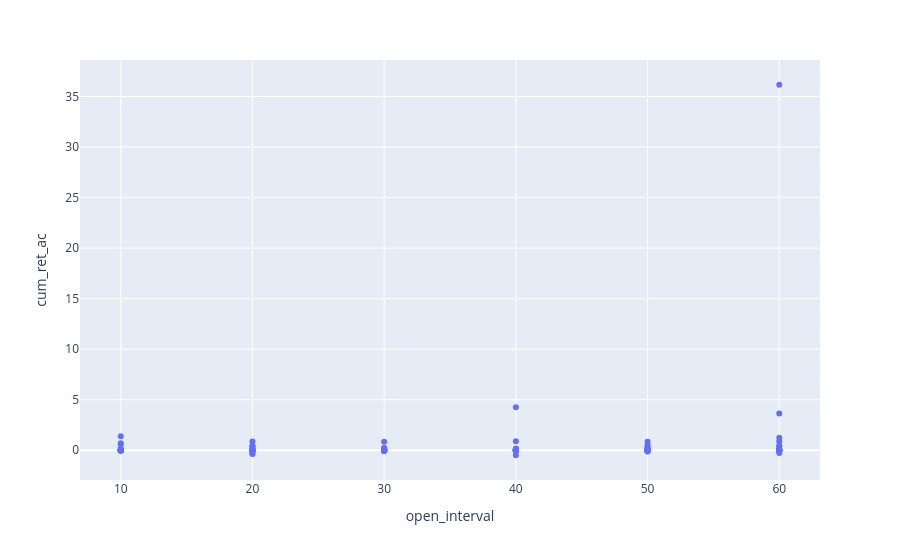

Notebook code for this chart:
### Code cell
px.scatter(performance_df.sort_values('hit_ratio'),'open_interval','cum_ret_ac')

### Figure 1 — Plotly figure (JSON) as saved in the notebook; plotly's stock layout.template omitted (floating-point values rounded to 4 significant figures; data arrays with more than 128 entries replaced by an {"elided": "..."} marker saying what was removed)
{"data": [{"hovertemplate": "open_interval=%{x}<br>cum_ret_ac=%{y}<extra></extra>", "legendgroup": "", "marker": {"color": "#636efa", "symbol": "circle"}, "mode": "markers", "name": "", "orientation": "v", "showlegend": false, "type": "scatter", "x": {"elided": "150 int values"}, "xaxis": "x", "y": {"elided": "150 float values"}, "yaxis": "y"}], "layout": {"autosize": true, "legend": {"tracegroupgap": 0}, "margin": {"t": 60}, "xaxis": {"anchor": "y", "autorange": true, "domain": [0, 1], "range": [6.978, 63.02], "title": {"text": "open_interval"}, "type": "linear"}, "yaxis": {"anchor": "x", "autorange": true, "domain": [0, 1], "range": [-3.336, 39.01], "title": {"text": "cum_ret_ac"}, "type": "linear"}}}
